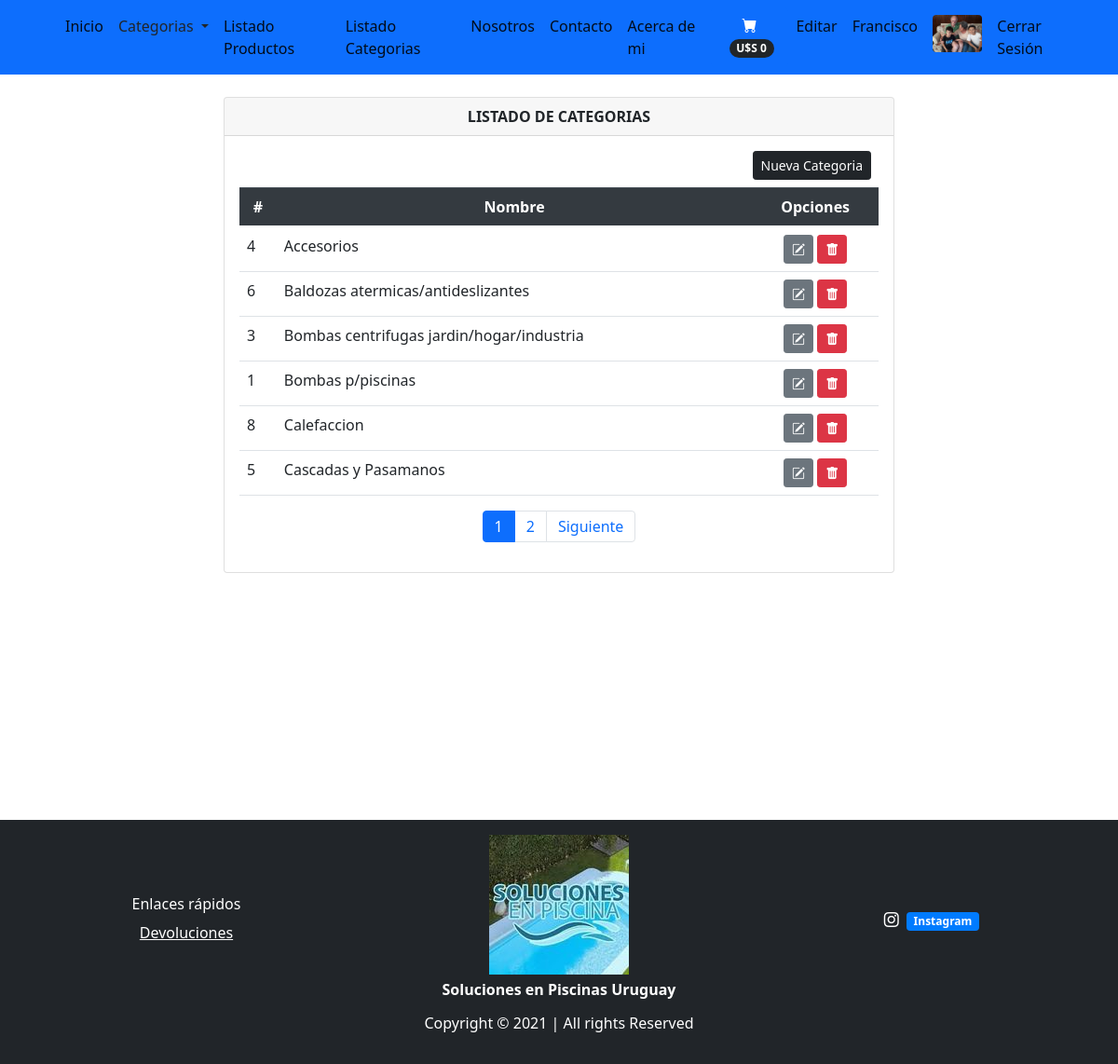
Screenshot of /categorias/ (signed in) with the database file from the repository.
### tienda/models.py (models this page shows, shortened)
class Avatar(models.Model):
    usuario = models.OneToOneField(User, on_delete=models.CASCADE)
    imagen = models.ImageField(upload_to='media/avatar', null=True, blank=True)
    class meta:
        verbose_name = "avatar"
        verbose_name_plural = "avatares"

class Categorias(models.Model):
    nombre = models.CharField(max_length=100)
    class Meta:
        db_table = "categorias"
        verbose_name = 'Categoria'
        verbose_name_plural = 'Categorias'
        ordering = ['id']

### tienda/views.py (the view)
# urls.py: path('categorias/', views.listCategorias, name='categorias'),
@login_required(login_url='/login')
def listCategorias(request):
    lista_categorias = Categorias.objects.all().order_by('nombre')
    page = request.GET.get('page', 1)
    try:
        paginator = Paginator(lista_categorias, 6)
        lista_categorias = paginator.page(page)
    except:
        raise Http404
    data = {'entity': lista_categorias,
            'title': 'LISTADO DE CATEGORIAS',
            'paginator': paginator
            }
    return render(request,'categorias.html', data)

### tienda/context_processors.py (called while the page is built)
def extras(request):
	lista_categorias = Categorias.objects.all().order_by('nombre')
	return {'categorias':lista_categorias}

def importe_total_carro(request):
	total=0
	if request.user.is_authenticated:
		if "carro" in request.session:
			for key, value in request.session["carro"].items():
				total= total + int(value["precio"])
	return {"importe_total_carro":total}

### tienda/templates/categorias.html
{% extends 'layouts/tienda.html' %} {% block content %}
<div class="min-vh-100 d-flex flex-colum py-4">
    <div class="container">
        <div class="row justify-content-center">
            <div class="col-lg-8 col-md-6 col-sm-4 animate__animated animate__backInRight animate__delay-0.4s">
                <div class="card">
                    <div class="card-header text-center font-weight-bold">
                        {{ title }}
                    </div>
                    <div class="card-body  table-responsive">
                        <div class="d-flex justify-content-end mb-2 mx-2">
                            <a href="/addcategoria" class="btn btn-dark btn-sm pull-right" type="submit">
                            Nueva Categoria
                            </a>
                        </div>
                        <table class="table table-condensed">
                            <thead class="thead-dark">
                                <tr class="text-center">
                                    <th scope="col">#</th>
                                    <th scope="col">Nombre</th>
                                    <th colspan="2">Opciones</th>
                                </tr>
                            </thead>
                            <tbody>
                                {% load bootstrap_icons %} {% if entity %} {% for categoria in entity %}
                                <tr>
                                    <td>{{ categoria.id }}</td>
                                    <td>{{ categoria.nombre }}</td>
                                    <td colspan="2" class="text-center">
                                        <a class="btn btn-secondary btn-sm" href="{% url 'tienda:editcategoria' categoria.id %}" type="button"><i class="bi bi-pencil-square"></i></a>
                                        <a class="btn btn-danger btn-sm" href="{% url 'tienda:deleteCategoria' categoria.id %}" type="button"><i class="bi bi-trash-fill"></i></a>
                                    </td>
                                </tr>
                                {% endfor %} {% else %}
                                <div class="text-center text-warning">
                                    <h3> No se encontraron Productos!!</h3>
                                </div>
                                {% endif %}
                            </tbody>
                        </table>
                        <div>
                            {% include 'paginator.html' %}
                        </div>
                    </div>
                </div>
            </div>
        </div>
    </div>
</div>
{% endblock %}

### tienda/templates/layouts/tienda.html (shortened to what this page needs)
{% load static %}
<!DOCTYPE html>
<html lang="es">
<head>
    <link href="https://cdn.jsdelivr.net/npm/bootstrap-icons@1.5.0/font/bootstrap-icons.css" rel="stylesheet" />
    <link rel="stylesheet" href="https://cdn.jsdelivr.net/npm/bootstrap@4.5.3/dist/css/bootstrap.min.css">
    <link rel="stylesheet" href="https://cdnjs.cloudflare.com/ajax/libs/animate.css/4.1.1/animate.min.css" />
    <link href="{% static 'css/styles.css' %}" rel="stylesheet" />
</head>
<body>
    <nav class="navbar navbar-expand-sm navbar-light bg-primary sticky-top">
        <div class="container px-2 px-lg-2">
            <div class="collapse navbar-collapse" id="navbarSupportedContent">
                <ul class="navbar-nav me-auto mb-2 mb-lg-0 ms-lg-4">
                    <li class="nav-item">
                        <a class="nav-link active" aria-current="page" href="/"></span>
                            Inicio
                        </a>
                    </li>
                    <div class="dropdown show">
                        <a class="nav-link dropdown-toggle text-dark" href="#" role="button" id="dropdownMenuLink" data-toggle="dropdown" aria-haspopup="true" aria-expanded="false">
                            Categorias
                        </a>
                    </div>
                    {% if user.is_staff %}
                    <li class="nav-item">
                        <a class="nav-link active" aria-current="page" href="/listarproductos">
                                Listado Productos
                            </a>
                    </li>
                    <li class="nav-item">
                        <a class="nav-link active" aria-current="page" href="/categorias">
                                Listado Categorias
                            </a>
                    </li>
                    {% endif %}
                    <li class="nav-item">
                        <a class="nav-link active" aria-current="page" href="/nosotros">
                            Nosotros
                        </a>
                    </li>
                    <li class="nav-item">
                        <a class="nav-link active" aria-current="page" href="/contacto">
                            Contacto
                        </a>
                    </li>
                    <li class="nav-item">
                        <a class="nav-link active" aria-current="page" href="/acerca de mi">
                            Acerca de mi
                        </a>
                    </li>
                </ul>
                <ul class="navbar-nav d-flex ml-auto mb-2 mb-lg-0 ms-lg-0">
                    {% if user.is_authenticated %}
                    {% load humanize %}
                    <div class="d-flex">
                        <a href="{% url 'tienda:viewcart' %}"   class="btn btn-primary mr-6">
                            <i class="bi-cart-fill sm-5"></i>
                            <span class="badge bg-dark text-white ms-1 rounded-pill">U$S {{ importe_total_carro | intcomma }}</span>
                        </a>
                    </div>
                    <li class="nav-item">
                        <a class="nav-link active" aria-current="page" href="/editar_perfil">Editar</a>
                        <a class="nav-link active" aria-current="page" href="agregar_avatar">
                            <li class="nav-item"><p class="text-light my-0 mx-0"> {{ user.username }}</p></li>
                            {% if user.avatar.imagen.url %}
                                <img class="rounded" src="{{ user.avatar.imagen.url }}" alt="" srcset="" style="height: 40px;">
                            {% else %}
                                <i class="bi bi-person-circle text-light my-2"></i>
                            {% endif %}
                        </a>
                    </li>
                    <li class="nav-item">
                    <a class="nav-link active" aria-current="page" href="{% url 'logout' %}">Cerrar Sesión</a>
                    </li>
                    {% endif %}
                </ul>
            </div>
        </div>
    </nav>
    <section class="container">
        {% block content%} {% endblock %}
    </section>
    <footer class="container-fluid my-0 pt-3 pb-3 bg-dark">
        <div class="row">
            <ul class="col-4 list-unstyled text-center mx-auto my-auto">
                <h6 class="text-white">Enlaces rápidos</h6>
                    <li>
                    <a href="/devoluciones" class="stretched-link text-white">Devoluciones</a></li>
            </ul>
            <ul class="col-4 list-unstyled text-center mx-auto my-auto">
                <img class="img-sm pb-1 " src="{% static 'assets/logo.jpg' %}" alt="logo">
                <p class="font-weight-bold text-white text-center mb-1">Soluciones en Piscinas Uruguay</p>
            </ul>
            <ul class="col-4 list-unstyled my-auto mx-auto text-center">
              {% load bootstrap_icons %}
                <li>
                    <a href="https://www.instagram.com/mantenimiento.piscinas/"> <i class="bi bi-instagram text-white mr-2"></i><span class="badge badge-primary">Instagram</span> </a>
                </li>
            </ul>
        </div>
        <div class="text-center">
            <p class="pt-2 text-white">Copyright &copy; 2021 | All rights Reserved</p>
        </div>
    </footer>
</body>
</html>

### rows the page displays
Categorias: id "4", nombre "Accesorios"
Categorias: id "6", nombre "Baldozas atermicas/antideslizantes"
Categorias: id "3", nombre "Bombas centrifugas jardin/hogar/industria"
Categorias: id "1", nombre "Bombas p/piscinas"
Categorias: id "8", nombre "Calefaccion"
Categorias: id "5", nombre "Cascadas y Pasamanos"

### other values shown
{{ importe_total_carro | intcomma }} "0"
{{ user.username }} "Francisco"
{{ title }} "LISTADO DE CATEGORIAS"
{{ page }} "1" "2"
